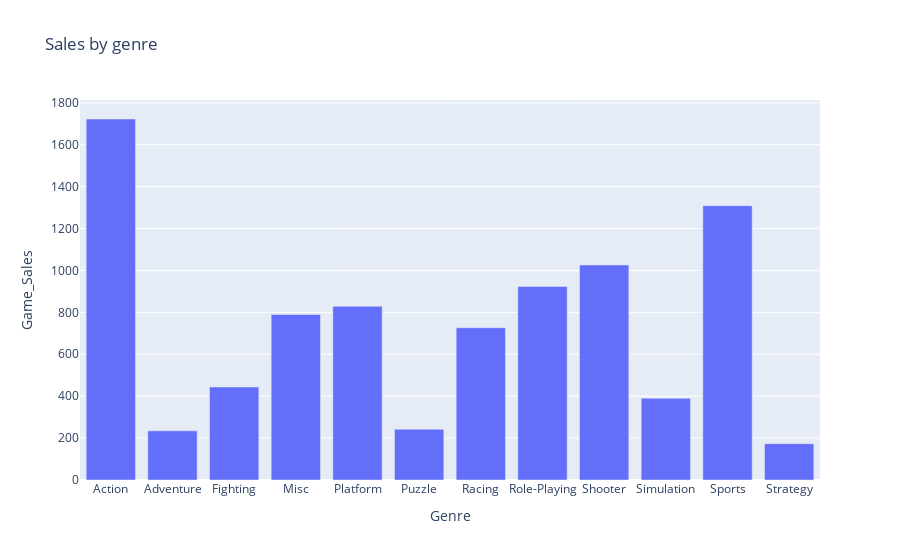

The notebook cell saved with this chart:
### Markdown cell above
# Modificated dataframe for overview above

We have added data on the percentage of game sales in different regions. Now we will look at the various data and analyze it.

### Code cell
spd_dataframes_ = spd_dataframes(original_dataframe)
spd_presentation_fig = px.bar(
    spd_dataframes_[0],
    x=ColNames.GENRE,
    y=ColNames.SALES,
    title='Sales by genre',
)
spd_presentation_fig.show()

### Figure 1 — Plotly figure (JSON) as saved in the notebook; plotly's stock layout.template omitted (floating-point values rounded to 4 significant figures)
{"data": [{"alignmentgroup": "True", "hovertemplate": "Genre=%{x}<br>Game_Sales=%{y}<extra></extra>", "legendgroup": "", "marker": {"color": "#636efa", "pattern": {"shape": ""}}, "name": "", "offsetgroup": "", "orientation": "v", "showlegend": false, "textposition": "auto", "type": "bar", "x": ["Action", "Adventure", "Fighting", "Misc", "Platform", "Puzzle", "Racing", "Role-Playing", "Shooter", "Simulation", "Sports", "Strategy"], "xaxis": "x", "y": [1723.0, 234.6, 444.0, 789.9, 829.1, 242.2, 726.8, 923.8, 1026.0, 390.0, 1309.0, 173.3], "yaxis": "y"}], "layout": {"barmode": "relative", "legend": {"tracegroupgap": 0}, "title": {"text": "Sales by genre"}, "xaxis": {"anchor": "y", "domain": [0, 1], "title": {"text": "Genre"}}, "yaxis": {"anchor": "x", "domain": [0, 1], "title": {"text": "Game_Sales"}}}}
